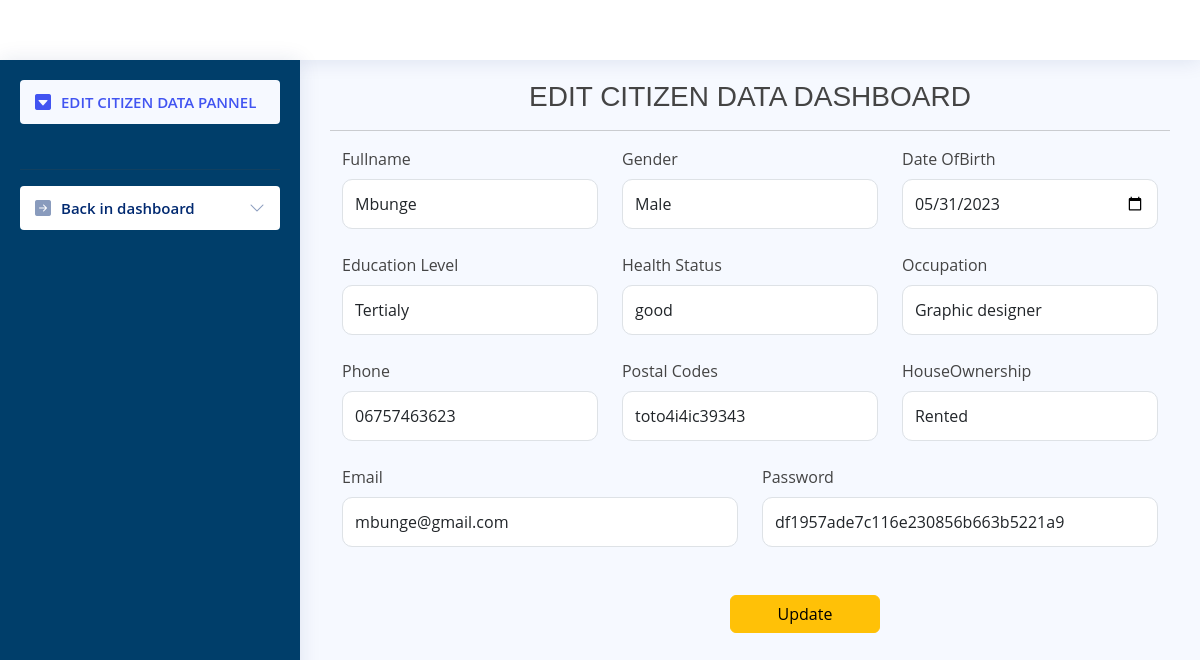
The app's page /admin_files/citizen_files/EditCitizenProfile.php?cit_id=2 with its own data.
### tables this page shows
CREATE TABLE `citizen_tbl` (
  `cit_id` int(11) NOT NULL,
  `fullname` varchar(50) NOT NULL,
  `gender` varchar(10) NOT NULL,
  `date_OfBirth` varchar(30) NOT NULL,
  `education_level` varchar(30) NOT NULL,
  `health_status` varchar(30) NOT NULL,
  `occupation` varchar(30) NOT NULL,
  `phone` varchar(30) NOT NULL,
  `postal_codes` varchar(30) NOT NULL,
  `house_ownership` varchar(30) NOT NULL,
  `email` varchar(100) NOT NULL,
  `password` varchar(100) NOT NULL,
  `created_at` timestamp NOT NULL DEFAULT current_timestamp() ON UPDATE current_timestamp()
);

### admin_files/citizen_files/EditCitizenProfile.php (the view, shortened to what this page needs)
<?php
include("../include/connection.php");
?>
<!DOCTYPE html>
<html lang="en">
<head>
    <link href="assets1/vendor/bootstrap/css/bootstrap.min.css" rel="stylesheet">
    <link href="assets1/vendor/bootstrap-icons/bootstrap-icons.css" rel="stylesheet">
    <link href="assets1/vendor/boxicons/css/boxicons.min.css" rel="stylesheet">
    <link href="assets1/vendor/quill/quill.snow.css" rel="stylesheet">
    <link href="assets1/vendor/quill/quill.bubble.css" rel="stylesheet">
    <link href="assets1/vendor/remixicon/remixicon.css" rel="stylesheet">
    <link href="assets1/vendor/simple-datatables/style.css" rel="stylesheet">
    <link href="assets1/css/style.css" rel="stylesheet">
</head>
<body onload="myFunction()" style="margin:0;">
    <div style="display:none;" id="myDiv" class="animate-bottom">
        <header id="header" class="header fixed-top d-flex align-items-center">
            <nav class="header-nav ms-auto">
                <ul class="d-flex align-items-center">
                    <aside id="sidebar" class="sidebar" style="background-color:#003e6a">
                        <ul class="sidebar-nav" id="sidebar-nav">
                            <li class="nav-item">
                                <a class="nav-link" href="#">
                                    <i class="bi bi-caret-down-square-fill"></i>
                                    <span>EDIT CITIZEN DATA PANNEL</span>
                                </a>
                            </li><br>
                            <hr>
                            <li class="nav-item">
                                <a class="nav-link collapsed" data-bs-target="#forms-nav" data-bs-toggle="collapse"
                                    href="#">
                                    <i class="bi bi-arrow-right-square-fill"></i><span>Back  in dashboard</span><i
                                        class="bi bi-chevron-down ms-auto"></i>
                                </a>
                           </li>
                    </aside>
    </div>
    <main id="main" class="main">
        <h3>
            <center>EDIT CITIZEN DATA DASHBOARD</center>
        </h3>
        <hr>
        <form action="" method="POST">
            <div class="container-fluid">
                <?php
                $select_student_data = "select * from citizen_tbl where cit_id='" .$_GET['cit_id']. "'" or die(mysqli_error($connect));
                $result = mysqli_query($connect, $select_student_data);
                if (mysqli_num_rows($result) > 0) {
                    while ($row = mysqli_fetch_assoc($result)) { ?>
                        <div class="row">
                            <div class="col-md-4">
                                <label class="form-label">Fullname</label>
                                <input class="form-control" type="text" name="fullname" value="<?php echo $row['fullname']; ?>" style="border-radius: 10px;height:50px;" autocomplete="off"><br>
                            </div>
                            <div class="col-md-4">
                               <div class="form-group">
                                <label class="form-label">Gender</label>
                                <input class="form-control" type="text" name="gender" value="<?php echo $row['gender']; ?>" style="border-radius: 10px;height:50px;" autocomplete="off"><br>
                     </div>
                        </div>
                            <div class="col-md-4">
                                  <div class="form-group">
                                     <label class="form-label">Date OfBirth</label>
                                <input class="form-control" type="date" name="date_OfBirth" value="<?php echo $row['date_OfBirth']; ?>" style="border-radius: 10px;height:50px;" autocomplete="off"><br>
                           </div>
                            </div>
                        </div>
                        <div class="row">
                            <div class="col-md-4">
                                <label class="form-label">Education Level</label>
                                <input class="form-control" type="text" name="education_level" value="<?php echo $row['education_level']; ?>" style="border-radius: 10px;height:50px;" autocomplete="off"><br>
                            </div>
                            <div class="col-md-4">
                               <div class="form-group">
                                <label class="form-label">Health Status</label>
                                <input class="form-control" type="text" name="health_status" value="<?php echo $row['health_status']; ?>" style="border-radius: 10px;height:50px;" autocomplete="off"><br>
                     </div>
                        </div>
                            <div class="col-md-4">
                                  <div class="form-group">
                                     <label class="form-label">Occupation</label>
                                <input class="form-control" type="text" name="occupation" value="<?php echo $row['occupation']; ?>"  style="border-radius: 10px;height:50px;" autocomplete="off"><br>
                           </div>
                            </div>
                        </div>
                     <div class="row">
                            <div class="col-md-4">
                                <label class="form-label">Phone</label>
                                <input class="form-control" type="text" name="phone" value="<?php echo $row['phone']; ?>" style="border-radius: 10px;height:50px;" autocomplete="off"><br>
                            </div>
                            <div class="col-md-4">
                                  <div class="form-group">
                                     <label class="form-label">Postal Codes</label>
                                <input class="form-control" type="text" name="postal_codes" value="<?php echo $row['postal_codes']; ?>"  style="border-radius: 10px;height:50px;" autocomplete="off"><br>
                           </div>
                            </div>
                             <div class="col-md-4">
                                  <div class="form-group">
                                     <label class="form-label">HouseOwnership</label>
                                <input class="form-control" type="text" name="house_ownership" value="<?php echo $row['house_ownership']; ?>"  style="border-radius: 10px;height:50px;" autocomplete="off"><br>
                           </div>
                            </div>
                        </div>
                     <div class="row">
                            <div class="col-md-6">
                                <label class="form-label">Email</label>
                                <input class="form-control" type="text" name="email" value="<?php echo $row['email']; ?>" style="border-radius: 10px;height:50px;" autocomplete="off"><br>
                            </div>
                            <div class="col-md-6">
                                  <div class="form-group">
                                     <label class="form-label">Password</label>
                                <input class="form-control" type="text" name="password" value="<?php echo $row['password']; ?>"  style="border-radius: 10px;height:50px;" autocomplete="off"><br>
                           </div>
                            </div>
                        </div>
                        </div>
                    <?php }
                } ?>
            <br>
            <button name="ifpost_citizen_data" class="btn btn-warning" type="submit"
                style="width:150px;margin-left:400px;">Update</button>
        </form>
    </main>
</body>
</html>

### admin_files/citizen_files/assets1/css/style.css (style rules this page uses)
:root { scroll-behavior: smooth; }
body { font-family: "Open Sans", sans-serif; background: #f6f9ff; color: #444444; }
a { color: #4154f1; text-decoration: none; }
h1, h2, h3, h4, h5, h6 { font-family: "Nunito", sans-serif; }
#main { margin-top: 60px; padding: 20px 30px; transition: all 0.3s; }
.header { transition: all 0.5s; z-index: 997; height: 60px; box-shadow: 0px 2px 20px rgba(1, 41, 112, 0.1); background-color: #fff; padding-left: 20px; }
.header-nav ul { list-style: none; }
.header-nav>ul { margin: 0; padding: 0; }
.sidebar { position: fixed; top: 60px; left: 0; bottom: 0; width: 300px; z-index: 996; transition: all 0.3s; padding: 20px; overflow-y: auto; scrollbar-width: thin; scrollbar-color: #aab7cf transparent; box-shadow: 0px 0px 20px rgba(1, 41, 112, 0.1); background-color: #fff; }
@media (min-width: 1200px) { #main, #footer { margin-left: 300px; } }
.sidebar-nav { padding: 0; margin: 0; list-style: none; }
.sidebar-nav li { padding: 0; margin: 0; list-style: none; }
.sidebar-nav .nav-item { margin-bottom: 5px; }
.sidebar-nav .nav-link { display: flex; align-items: center; font-size: 15px; font-weight: 600; color: #4154f1; transition: 0.3; background: #f6f9ff; padding: 10px 15px; border-radius: 4px; }
.sidebar-nav .nav-link i { font-size: 16px; margin-right: 10px; color: #4154f1; }
.sidebar-nav .nav-link.collapsed { color: #012970; background: #fff; }
.sidebar-nav .nav-link.collapsed i { color: #899bbd; }
.sidebar-nav .nav-link .bi-chevron-down { margin-right: 0; transition: transform 0.2s ease-in-out; }

### records on screen
citizen_tbl: fullname "Mbunge", gender "Male", date_OfBirth "05/31/2023", education_level "Tertialy", health_status "good", occupation "Graphic designer", phone "06757463623", postal_codes "toto4i4ic39343", house_ownership "Rented", email "mbunge@gmail.com", password "df1957ade7c116e230856b663b5221a9"
